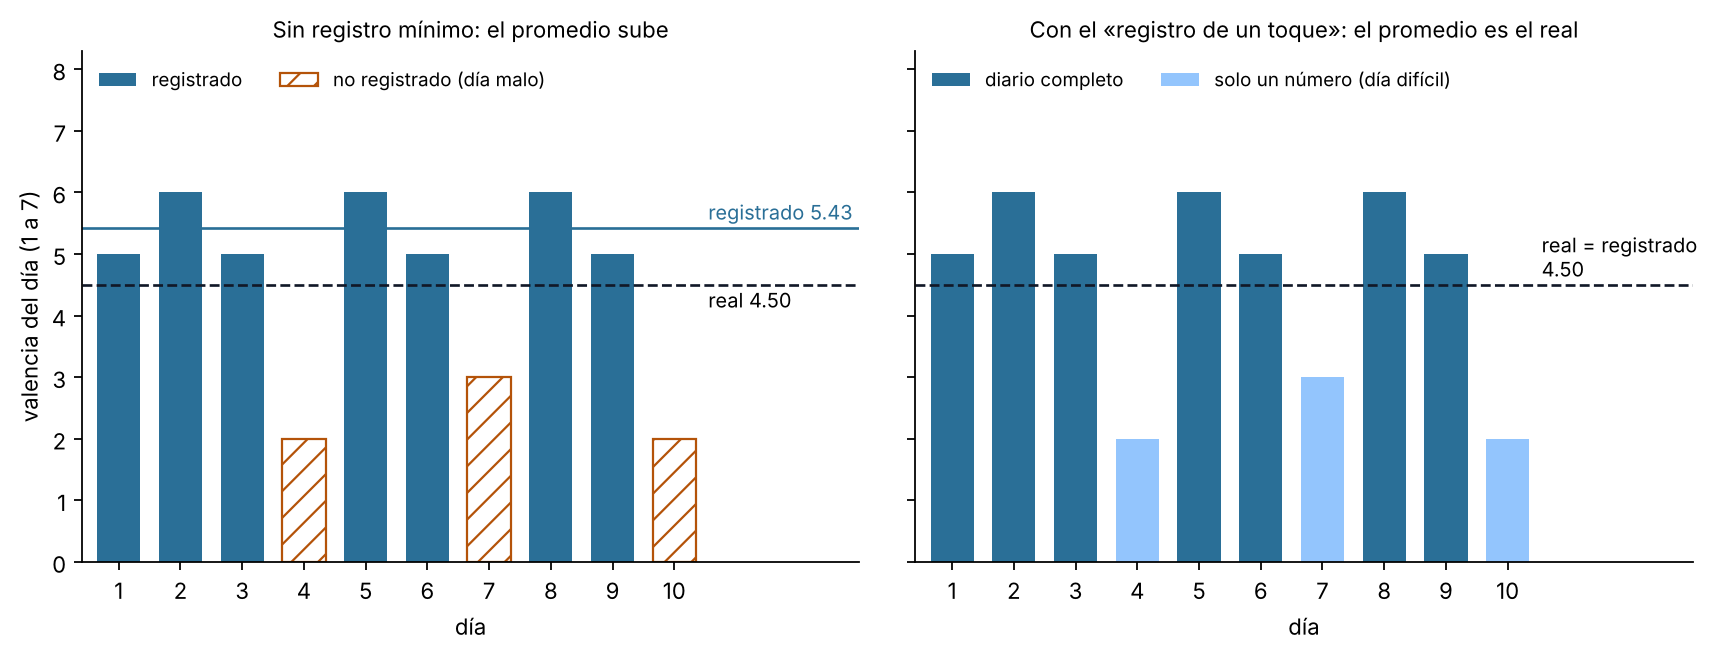

This chart was generated by the following Python code:
"""Figura 3.4 - Cómo los días que faltan sesgan el promedio (datos SINTÉTICOS).
Diez días con su valencia «real» (1-7). Si los tres días malos no se registran (el caso típico: el día malo es el que
menos ganas da de abrir la app), el promedio de lo registrado sube. Con el «registro de un toque» (día difícil: solo
un número) esos días quedan y el promedio vuelve a ser el real.
Uso: python fig09_dia_faltante.py [salida.png]"""
import sys
import numpy as np
import matplotlib
matplotlib.use("Agg")
import matplotlib.pyplot as plt

real = np.array([5, 6, 5, 2, 6, 5, 3, 6, 5, 2])
falta = real <= 3                         # los días malos no se registran
m_real = real.mean(); m_obs = real[~falta].mean()

fig, (a, b) = plt.subplots(1, 2, figsize=(11, 4.2), dpi=160, sharey=True)
dias = np.arange(1, 11)
a.bar(dias[~falta], real[~falta], color="#2a6f97", width=0.7, label="registrado")
a.bar(dias[falta], real[falta], color="none", edgecolor="#b45309", hatch="//", width=0.7, label="no registrado (día malo)")
a.axhline(m_real, color="#111827", lw=1.2, ls="--"); a.text(10.55, m_real - 0.25, f"real {m_real:.2f}", va="center", fontsize=9)
a.axhline(m_obs, color="#2a6f97", lw=1.2); a.text(10.55, m_obs + 0.25, f"registrado {m_obs:.2f}", va="center", fontsize=9, color="#2a6f97")
a.set_title("Sin registro mínimo: el promedio sube", fontsize=10)
a.legend(frameon=False, fontsize=8.5, loc="upper left", ncol=2)
b.bar(dias[~falta], real[~falta], color="#2a6f97", width=0.7, label="diario completo")
b.bar(dias[falta], real[falta], color="#93c5fd", width=0.7, label="solo un número (día difícil)")
b.axhline(m_real, color="#111827", lw=1.2, ls="--"); b.text(10.55, m_real + 0.45, f"real = registrado\n{m_real:.2f}", va="center", fontsize=9)
b.set_title("Con el «registro de un toque»: el promedio es el real", fontsize=10)
b.legend(frameon=False, fontsize=8.5, loc="upper left", ncol=2)
for ax in (a, b):
    ax.set_xticks(dias); ax.set_xlabel("día"); ax.set_ylim(0, 8.3); ax.set_xlim(0.4, 13)
    for s in ["right", "top"]: ax.spines[s].set_visible(False)
a.set_ylabel("valencia del día (1 a 7)")
fig.tight_layout()
fig.savefig(sys.argv[1] if len(sys.argv) > 1 else "fig09_dia_faltante.png", bbox_inches="tight")
print(f"media real {m_real:.2f}; media de lo registrado {m_obs:.2f}; sesgo {m_obs - m_real:+.2f}")
